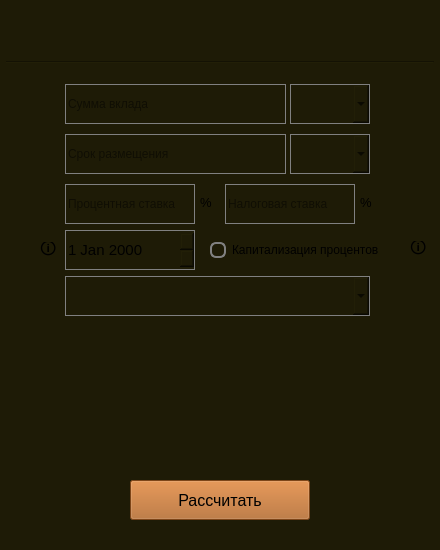
<?xml version="1.0" encoding="UTF-8"?>
<ui version="4.0">
 <class>s21_deposit</class>
 <widget class="QMainWindow" name="s21_deposit">
  <property name="geometry">
   <rect>
    <x>0</x>
    <y>0</y>
    <width>440</width>
    <height>550</height>
   </rect>
  </property>
  <property name="minimumSize">
   <size>
    <width>440</width>
    <height>550</height>
   </size>
  </property>
  <property name="maximumSize">
   <size>
    <width>440</width>
    <height>550</height>
   </size>
  </property>
  <property name="windowTitle">
   <string>Calculator (by kossadda)</string>
  </property>
  <property name="windowIcon">
   <iconset theme="accessories-calculator"/>
  </property>
  <widget class="QWidget" name="centralwidget">
   <property name="minimumSize">
    <size>
     <width>440</width>
     <height>550</height>
    </size>
   </property>
   <property name="maximumSize">
    <size>
     <width>440</width>
     <height>550</height>
    </size>
   </property>
   <property name="styleSheet">
    <string notr="true">background-color: rgb(30, 27, 6);</string>
   </property>
   <widget class="Line" name="line">
    <property name="geometry">
     <rect>
      <x>6</x>
      <y>61</y>
      <width>428</width>
      <height>3</height>
     </rect>
    </property>
    <property name="orientation">
     <enum>Qt::Horizontal</enum>
    </property>
   </widget>
   <widget class="QLineEdit" name="sum_line">
    <property name="geometry">
     <rect>
      <x>65</x>
      <y>84</y>
      <width>221</width>
      <height>40</height>
     </rect>
    </property>
    <property name="sizePolicy">
     <sizepolicy hsizetype="Expanding" vsizetype="Preferred">
      <horstretch>0</horstretch>
      <verstretch>0</verstretch>
     </sizepolicy>
    </property>
    <property name="minimumSize">
     <size>
      <width>0</width>
      <height>20</height>
     </size>
    </property>
    <property name="maximumSize">
     <size>
      <width>16777215</width>
      <height>40</height>
     </size>
    </property>
    <property name="styleSheet">
     <string notr="true">border: 1px solid gray;</string>
    </property>
    <property name="placeholderText">
     <string>Сумма вклада</string>
    </property>
   </widget>
   <widget class="QComboBox" name="time_box">
    <property name="geometry">
     <rect>
      <x>290</x>
      <y>134</y>
      <width>80</width>
      <height>40</height>
     </rect>
    </property>
    <property name="sizePolicy">
     <sizepolicy hsizetype="Preferred" vsizetype="Preferred">
      <horstretch>0</horstretch>
      <verstretch>0</verstretch>
     </sizepolicy>
    </property>
    <property name="minimumSize">
     <size>
      <width>0</width>
      <height>20</height>
     </size>
    </property>
    <property name="maximumSize">
     <size>
      <width>16777215</width>
      <height>40</height>
     </size>
    </property>
    <property name="styleSheet">
     <string notr="true">border: 1px solid gray;</string>
    </property>
   </widget>
   <widget class="QLabel" name="info_label_2">
    <property name="geometry">
     <rect>
      <x>200</x>
      <y>190</y>
      <width>15</width>
      <height>25</height>
     </rect>
    </property>
    <property name="sizePolicy">
     <sizepolicy hsizetype="Fixed" vsizetype="Fixed">
      <horstretch>0</horstretch>
      <verstretch>0</verstretch>
     </sizepolicy>
    </property>
    <property name="font">
     <font>
      <pointsize>10</pointsize>
     </font>
    </property>
    <property name="text">
     <string>%</string>
    </property>
   </widget>
   <widget class="QComboBox" name="sum_box">
    <property name="geometry">
     <rect>
      <x>290</x>
      <y>84</y>
      <width>80</width>
      <height>40</height>
     </rect>
    </property>
    <property name="sizePolicy">
     <sizepolicy hsizetype="Preferred" vsizetype="Preferred">
      <horstretch>0</horstretch>
      <verstretch>0</verstretch>
     </sizepolicy>
    </property>
    <property name="minimumSize">
     <size>
      <width>0</width>
      <height>20</height>
     </size>
    </property>
    <property name="maximumSize">
     <size>
      <width>16777215</width>
      <height>40</height>
     </size>
    </property>
    <property name="styleSheet">
     <string notr="true">border: 1px solid gray;</string>
    </property>
   </widget>
   <widget class="QLineEdit" name="percent_pay">
    <property name="geometry">
     <rect>
      <x>65</x>
      <y>184</y>
      <width>130</width>
      <height>40</height>
     </rect>
    </property>
    <property name="minimumSize">
     <size>
      <width>0</width>
      <height>40</height>
     </size>
    </property>
    <property name="styleSheet">
     <string notr="true">border: 1px solid gray;</string>
    </property>
    <property name="placeholderText">
     <string>Процентная ставка</string>
    </property>
   </widget>
   <widget class="QLineEdit" name="time_line">
    <property name="geometry">
     <rect>
      <x>65</x>
      <y>134</y>
      <width>221</width>
      <height>40</height>
     </rect>
    </property>
    <property name="sizePolicy">
     <sizepolicy hsizetype="Expanding" vsizetype="Preferred">
      <horstretch>0</horstretch>
      <verstretch>0</verstretch>
     </sizepolicy>
    </property>
    <property name="minimumSize">
     <size>
      <width>0</width>
      <height>20</height>
     </size>
    </property>
    <property name="maximumSize">
     <size>
      <width>16777215</width>
      <height>40</height>
     </size>
    </property>
    <property name="styleSheet">
     <string notr="true">border: 1px solid gray;</string>
    </property>
    <property name="placeholderText">
     <string>Срок размещения</string>
    </property>
   </widget>
   <widget class="QPushButton" name="calculate">
    <property name="geometry">
     <rect>
      <x>130</x>
      <y>480</y>
      <width>180</width>
      <height>40</height>
     </rect>
    </property>
    <property name="sizePolicy">
     <sizepolicy hsizetype="Preferred" vsizetype="Preferred">
      <horstretch>0</horstretch>
      <verstretch>0</verstretch>
     </sizepolicy>
    </property>
    <property name="minimumSize">
     <size>
      <width>0</width>
      <height>20</height>
     </size>
    </property>
    <property name="maximumSize">
     <size>
      <width>16777215</width>
      <height>40</height>
     </size>
    </property>
    <property name="font">
     <font>
      <pointsize>12</pointsize>
     </font>
    </property>
    <property name="styleSheet">
     <string notr="true">QPushButton {
    background-color: rgb(175, 97, 33);
}

QPushButton:pressed {
    background-color: rgb(50, 50, 50);
}</string>
    </property>
    <property name="text">
     <string>Рассчитать</string>
    </property>
   </widget>
   <widget class="QLabel" name="info_label_3">
    <property name="geometry">
     <rect>
      <x>40</x>
      <y>242</y>
      <width>16</width>
      <height>16</height>
     </rect>
    </property>
    <property name="sizePolicy">
     <sizepolicy hsizetype="Fixed" vsizetype="Fixed">
      <horstretch>0</horstretch>
      <verstretch>0</verstretch>
     </sizepolicy>
    </property>
    <property name="font">
     <font>
      <pointsize>12</pointsize>
     </font>
    </property>
    <property name="toolTip">
     <string>&lt;html&gt;&lt;head/&gt;&lt;body&gt;&lt;p&gt;Начало срока&lt;/p&gt;&lt;/body&gt;&lt;/html&gt;</string>
    </property>
    <property name="styleSheet">
     <string notr="true">QToolTip {
	color: white;
	background-color: black;
	border: 1px solid white;
	border-radius: 15px;
}
</string>
    </property>
    <property name="text">
     <string>🛈</string>
    </property>
   </widget>
   <widget class="QLineEdit" name="percent_taxes">
    <property name="geometry">
     <rect>
      <x>225</x>
      <y>184</y>
      <width>130</width>
      <height>40</height>
     </rect>
    </property>
    <property name="minimumSize">
     <size>
      <width>0</width>
      <height>40</height>
     </size>
    </property>
    <property name="styleSheet">
     <string notr="true">border: 1px solid gray;</string>
    </property>
    <property name="placeholderText">
     <string>Налоговая ставка</string>
    </property>
   </widget>
   <widget class="QLabel" name="info_label_5">
    <property name="geometry">
     <rect>
      <x>360</x>
      <y>190</y>
      <width>15</width>
      <height>25</height>
     </rect>
    </property>
    <property name="sizePolicy">
     <sizepolicy hsizetype="Fixed" vsizetype="Fixed">
      <horstretch>0</horstretch>
      <verstretch>0</verstretch>
     </sizepolicy>
    </property>
    <property name="font">
     <font>
      <pointsize>10</pointsize>
     </font>
    </property>
    <property name="text">
     <string>%</string>
    </property>
   </widget>
   <widget class="QComboBox" name="payment_period">
    <property name="geometry">
     <rect>
      <x>65</x>
      <y>276</y>
      <width>305</width>
      <height>40</height>
     </rect>
    </property>
    <property name="styleSheet">
     <string notr="true">border: 1px solid gray;</string>
    </property>
    <property name="placeholderText">
     <string>Периодичность выплат</string>
    </property>
   </widget>
   <widget class="QComboBox" name="depositBox">
    <property name="geometry">
     <rect>
      <x>6</x>
      <y>9</y>
      <width>200</width>
      <height>50</height>
     </rect>
    </property>
    <property name="sizePolicy">
     <sizepolicy hsizetype="Preferred" vsizetype="Fixed">
      <horstretch>0</horstretch>
      <verstretch>50</verstretch>
     </sizepolicy>
    </property>
    <property name="minimumSize">
     <size>
      <width>200</width>
      <height>50</height>
     </size>
    </property>
    <property name="font">
     <font>
      <pointsize>15</pointsize>
      <bold>true</bold>
     </font>
    </property>
    <property name="styleSheet">
     <string notr="true">QComboBox { background-color: rgb(30, 27, 6); border: 15px; text-align: center; } QComboBox::drop-down { border: none; }</string>
    </property>
   </widget>
   <widget class="QWidget" name="verticalLayoutWidget">
    <property name="geometry">
     <rect>
      <x>20</x>
      <y>330</y>
      <width>191</width>
      <height>131</height>
     </rect>
    </property>
    <layout class="QVBoxLayout" name="verticalLayout"/>
   </widget>
   <widget class="QWidget" name="verticalLayoutWidget_2">
    <property name="geometry">
     <rect>
      <x>230</x>
      <y>330</y>
      <width>191</width>
      <height>131</height>
     </rect>
    </property>
    <layout class="QVBoxLayout" name="verticalLayout_2"/>
   </widget>
   <widget class="QDateEdit" name="begin">
    <property name="geometry">
     <rect>
      <x>65</x>
      <y>230</y>
      <width>130</width>
      <height>40</height>
     </rect>
    </property>
    <property name="font">
     <font>
      <pointsize>11</pointsize>
     </font>
    </property>
    <property name="styleSheet">
     <string notr="true">border: 1px solid gray;</string>
    </property>
    <property name="calendarPopup">
     <bool>false</bool>
    </property>
   </widget>
   <widget class="QCheckBox" name="capital">
    <property name="geometry">
     <rect>
      <x>210</x>
      <y>238</y>
      <width>201</width>
      <height>24</height>
     </rect>
    </property>
    <property name="styleSheet">
     <string notr="true">QCheckBox::indicator {
    border: 2px solid #808080;
    width: 12px;
    height: 12px;
    border-radius: 6px;
}

QCheckBox::indicator:checked {
    background-color: #ffA500;
    border: 3px solid #808080;
}
</string>
    </property>
    <property name="text">
     <string>Капитализация процентов</string>
    </property>
    <property name="tristate">
     <bool>false</bool>
    </property>
   </widget>
   <widget class="QLabel" name="info_label_4">
    <property name="geometry">
     <rect>
      <x>410</x>
      <y>241</y>
      <width>16</width>
      <height>16</height>
     </rect>
    </property>
    <property name="sizePolicy">
     <sizepolicy hsizetype="Fixed" vsizetype="Fixed">
      <horstretch>0</horstretch>
      <verstretch>0</verstretch>
     </sizepolicy>
    </property>
    <property name="font">
     <font>
      <pointsize>12</pointsize>
     </font>
    </property>
    <property name="toolTip">
     <string>&lt;html&gt;&lt;head/&gt;&lt;body&gt;&lt;p&gt;Капитализация - свойство вклада, при котором начисленные проценты не отдаются на руки держателю, а прибавляются к вкладу. Таким образом сумма вклада растет с каждой выплатой процентов.&lt;/p&gt;&lt;/body&gt;&lt;/html&gt;</string>
    </property>
    <property name="styleSheet">
     <string notr="true">QToolTip {
	color: white;
	background-color: black;
	border: 1px solid white;
	border-radius: 15px;
}
</string>
    </property>
    <property name="text">
     <string>🛈</string>
    </property>
   </widget>
  </widget>
 </widget>
 <resources/>
 <connections/>
</ui>
